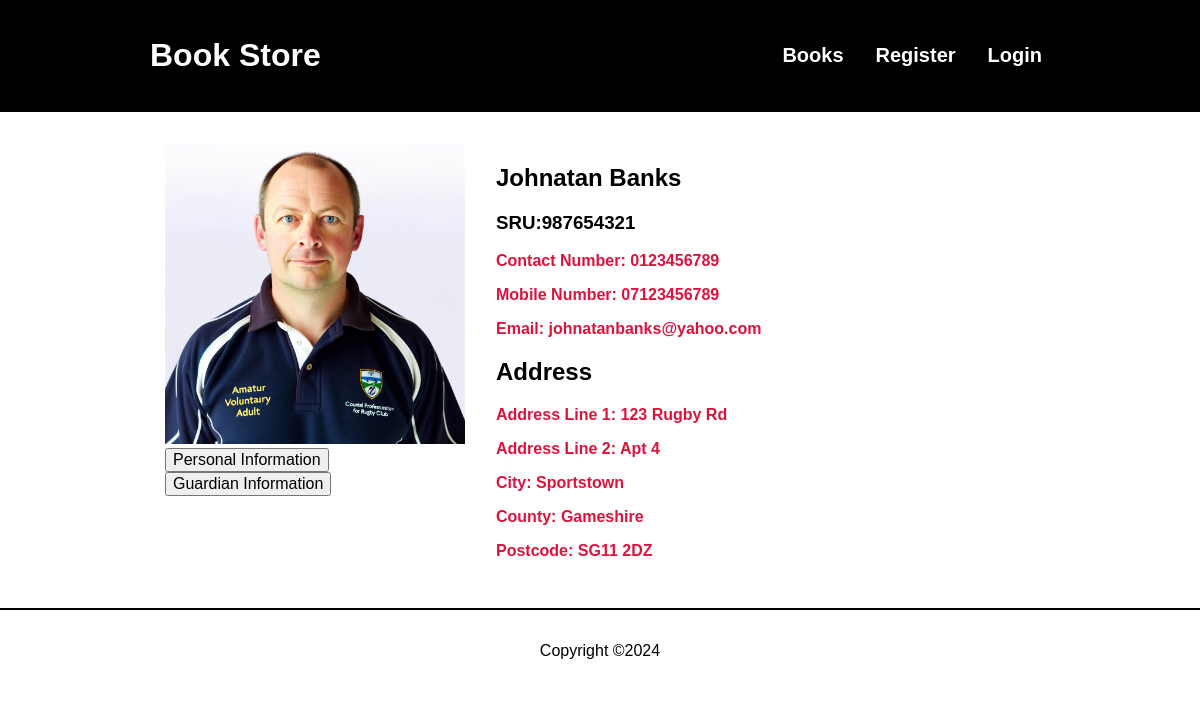
/member-page.php?id=1, run on the app's committed database.
### tables this page shows
CREATE TABLE members (
  member_id INT PRIMARY KEY AUTO_INCREMENT NOT NULL,
  address_id INT NOT NULL,
  user_id INT,
  first_name  varchar(32) NOT NULL,
  last_name  varchar(32) NOT NULL,
  dob DATE,
  sru_no  INT NOT NULL,
  contact_no  varchar(40) NOT NULL,
  mobile_no  varchar(40),
  email_address varchar(45),
  filename VARCHAR(64),
  FOREIGN KEY (address_id) REFERENCES addresses (address_id),
  FOREIGN KEY (user_id) REFERENCES users (user_id)
);

CREATE TABLE addresses (
  address_id INT PRIMARY KEY AUTO_INCREMENT NOT NULL,
  address_line VARCHAR(48) NOT NULL,
  address_line2 VARCHAR(48) NOT NULL,
  city varchar(40) NOT NULL,
  county varchar(40) NOT NULL,
  postcode varchar(10) NOT NULL
);

### member-page.php (called while the page is built, shortened)
<?php
require("classes/components.php");
require("classes/utils.php");
require("classes/member.php");
$member = Member::getMember($_GET["id"]);
$pageTitle = "Book not found";
if (!empty($member)) {
  $pageTitle = $member["first_name"];
}
Components::pageHeader($pageTitle, ["style"], ["mobile-nav"]);
Components::singleMember($member);
Components::pageFooter();
?>

### classes/member.php (called while the page is built, shortened)
<?php
require_once("classes/utils.php");
class Member
{
  public static function getMember($bookId)
  {
    $conn = Connection::connect();
    $stmt = $conn->prepare(SQL::$getMember);
    $stmt->execute([$bookId]);
    $member = $stmt->fetch();
    return $member;
  }
}

### classes/utils.php (called while the page is built, shortened)
<?php
class Utils {
  public static function escape($input) {
    return trim(htmlspecialchars($input));
  }
}

### components/member-single.php (the view, shortened to what this page needs)
<div class="book-container">
  <div class="pfp-container">
    <img src="images/<?php echo $filename; ?>" alt="Cover of <?php echo $firstName; ?>" class="profile-img">
    <div><button onclick="displayTabs(0)">Personal Information</button></div>
    <div><button onclick="displayTabs(1)">Guardian Information</button></div>
  </div>
    <div id="book-info" class="book-info tab">
      <h2><?php echo $firstName, ' ', $lastName; ?></h2>
      <h3><?php echo 'SRU:', $sruNumber; ?></h3>
      <p class="book-price"><?php echo 'Contact Number: ', $contactNumber; ?></p>
      <p class="book-price"><?php echo 'Mobile Number: ', $mobileNumber; ?></p>
      <p class="book-price"><?php echo 'Email: ', $emailAddress; ?></p>
      <h2> Address </h2>
      <p class="book-price"><?php echo 'Address Line 1: ', $address1; ?></p>
      <p class="book-price"><?php echo 'Address Line 2: ', $address2; ?></p>
      <p class="book-price"><?php echo 'City: ', $city; ?></p>
      <p class="book-price"><?php echo 'County: ', $county; ?></p>
      <p class="book-price"><?php echo 'Postcode: ', $postcode; ?></p>
    </div>
</div>

### components/header.php (shortened to what this page needs)
<!DOCTYPE html>
<html lang="en">
<head>
  <?php
  if (!empty($stylesheets)) {
    foreach ($stylesheets as $sheet) {
      echo "<link rel=\"stylesheet\" href=\"css/$sheet.css\">";
    }
  }
  ?>
</head>
<body>
  <header class="page-header">
    <div class="content-wrapper desktop-header-row">
      <div class="mobile-top">
        <h1 class="page-title">Book Store</h1>
      </div>
      <nav class="page-navigation" id="nav-list">
        <ul class="nav-links">
          <li><a href="book-list.php">Books</a></li>
          <?php
          if(isset($_SESSION["loggedIn"])){
            if($_SESSION["user_role"] === "Admin"){
              echo "<li><a href='add-book.php'>Add Book</a></li>";
            }
            echo "<li><a href='timetable.php'>Timetable</a></li>
            <li><a href='profile.php'>Profile</a></li>
            <li><a href='logout.php'>Logout</a></li>";
          } else {
            echo "<li><a href='register.php'>Register</a></li>
            <li><a href='login.php'>Login</a></li>";
          }
          ?>
        </ul>
      </nav>
    </div>
  </header>
  <main class="content-wrapper main-content">

### classes/components.php (shortened to what this page needs)
<?php
class Components {
  public static function pageHeader($pageTitle, $stylesheets, $scripts) {
    require("components/header.php");
  }
  public static function pageFooter() {
    require("components/footer.php");
  }
  public static function singleMember($member)
  {
    if (!empty($member)) {
      $firstName = Utils::escape($member["first_name"]);
      $lastName = Utils::escape($member["last_name"]);
      $sruNumber = Utils::escape($member["sru_no"]);
      $contactNumber = Utils::escape($member["contact_no"]);
      $mobileNumber = Utils::escape($member["mobile_no"]);
      $emailAddress = Utils::escape($member["email_address"]);
      $filename = Utils::escape($member["filename"]);
      $address1 = Utils::escape($member["address_line"]);
      $address2 = Utils::escape($member["address_line2"]);
      $city = Utils::escape($member["city"]);
      $county = Utils::escape($member["county"]);
      $postcode = Utils::escape($member["postcode"]);
      require("components/member-single.php");
    } else {
      require("components/no-single-book-found.php");
    }
  }
}

### components/footer.php
  </main>
  <footer class="page-footer">
    <p>Copyright &copy;<?php echo date("Y"); ?></p>
  </footer>
</body>
</html>

### css/style.css (style rules this page uses)
* { box-sizing: border-box; }
body { margin: 0; }
body, button, input, textarea, select { font-family: "Arial", "Helvetica", sans-serif; font-size: 16px; }
.page-header { background-color: black; color: #fff; }
.page-footer { border-top: 2px solid black; margin-top: 32px; text-align: center; }
.page-header, .page-footer { padding: 16px; }
.content-wrapper { margin: auto; width: 100%; }
.main-content { padding: 16px; }
.mobile-top { display: flex; justify-content: space-between; align-items: center; }
.page-navigation { display: none; }
.nav-links { list-style: none; margin: 0; padding: 0; text-align: center; }
.nav-links a { color: #fff; display: block; font-weight: bold; font-size: 20px; margin-top: 16px; padding: 8px; text-decoration: none; }
.book-container { margin-top: 32px; }
.book-price { color: crimson; font-weight: bold; }
@media screen and (min-width: 950px) { .content-wrapper { width: 900px; } }
@media screen and (min-width: 950px) { .main-content { padding: 0; } }
@media screen and (min-width: 950px) { .desktop-header-row { display: flex; justify-content: space-between; align-items: center; } }
@media screen and (min-width: 950px) { .page-navigation { display: block; } }
@media screen and (min-width: 950px) { .nav-links { display: flex; } }
@media screen and (min-width: 950px) { .nav-links a { margin-top: 0; margin-left: 16px; } }
@media screen and (min-width: 950px) { .pfp-container { height: fit-content; } }
@media screen and (min-width: 950px) { .pfp-container { width: fit-content; padding:0 15px; } }
@media screen and (min-width: 950px) { .profile-img { height: 300px; width: 300px; } }
@media screen and (min-width: 950px) { .book-container { display: flex; gap: 16px; } }

### data on the page
members: filename (picture), first_name "Johnatan", last_name "Banks", sru_no "987654321", contact_no "0123456789", mobile_no "07123456789", email_address "johnatanbanks@yahoo.com", address.address_line "123 Rugby Rd", address.address_line2 "Apt 4", address.city "Sportstown", address.county "Gameshire", address.postcode "SG11 2DZ"
